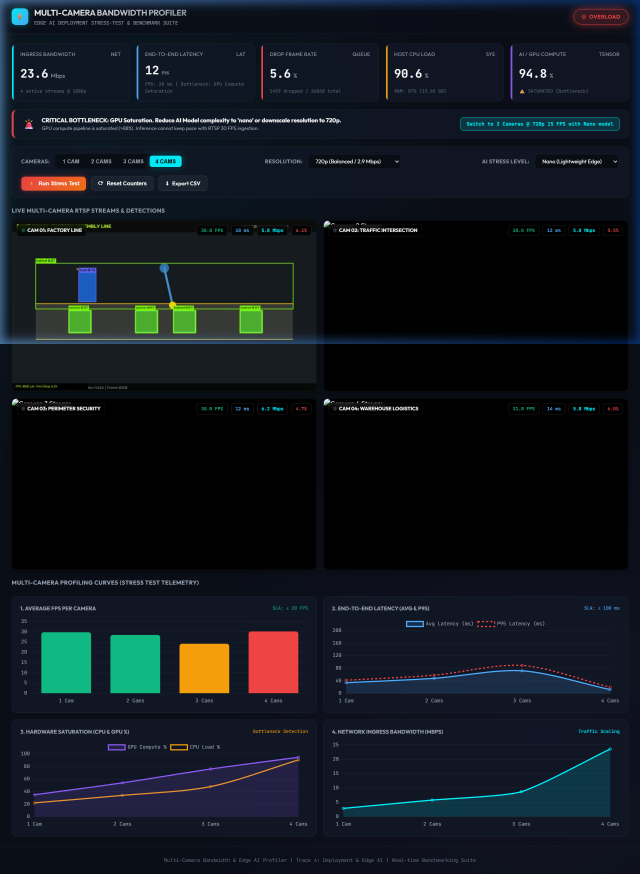
#> input picture data/dashboard_benchmark_evidence.png, 1920 x 2621 px (shown at 1/3 size)
$ python -i detector.py   (imports and definitions only)
#> lines starting #> are read from the running program, lines starting #| are printed output that depends on the picture; after the words box and inside, x2 and y2 are one past the last pixel; in counts of white or black regions, pixels touching at a corner belong together
#> further down, picture is the input picture: shape (2621, 1920, 3); mean B, G, R 30.2, 23.7, 17.9
"""
Object Detection Workload Module.
Provides AI detection with configurable workload stress (Nano, Small, Medium)
simulating real Edge AI inference (e.g. YOLO / MobileNet SSD / TensorRT).
"""

import cv2
import numpy as np
import time

class EdgeAIDetector:
    def __init__(self, model_size="nano"):
        self.model_size = model_size
        self.classes = ["person", "car", "truck", "forklift", "box", "bicycle", "helmet"]
        self.colors = [
            (0, 255, 128),  # Green
            (0, 180, 255),  # Orange
            (255, 100, 100),# Blue
            (255, 200, 0),  # Cyan
            (180, 100, 255),# Purple
            (100, 255, 255) # Yellow
        ]

    def set_model_size(self, model_size):
        self.model_size = model_size

    def detect(self, frame):
        t_start = time.perf_counter()
        h, w = frame.shape[:2]
#> h = 2621; w = 1920

        # Real tensor workload scaling with model_size
        if self.model_size == "nano":
            iterations = 1
            matrix_size = 400
        elif self.model_size == "small":
            iterations = 3
            matrix_size = 650
        else: # medium
            iterations = 7
            matrix_size = 850

        for _ in range(iterations):
            a = np.ones((matrix_size, matrix_size), dtype=np.float32) * 0.05
            _ = np.dot(a, a)

        gray = cv2.cvtColor(frame, cv2.COLOR_BGR2GRAY)
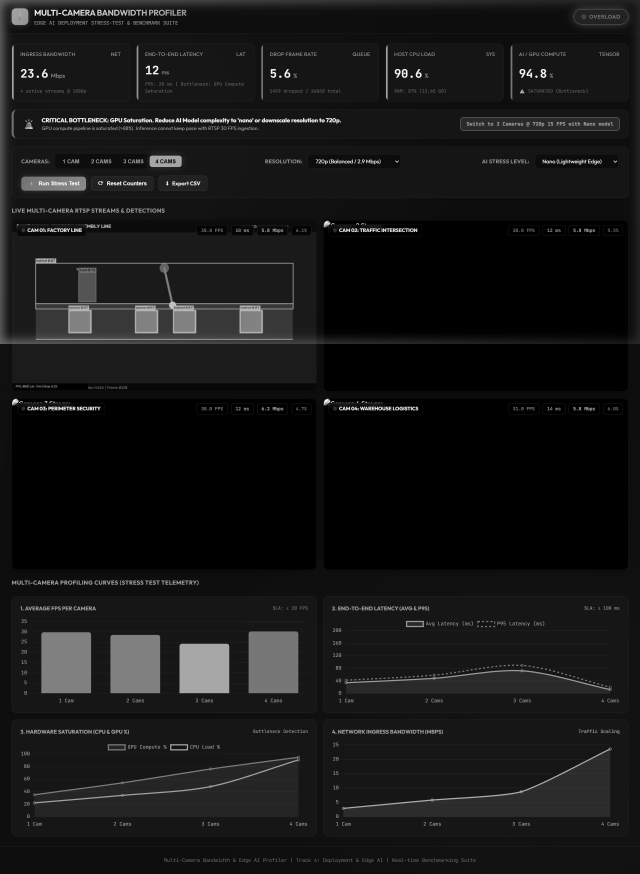
#> gray: shape (2621, 1920) (shown at 1/3 size); min 0, max 255, mean 22.7
        blurred = cv2.GaussianBlur(gray, (5, 5), 0)
        edged = cv2.Canny(blurred, 50, 150)
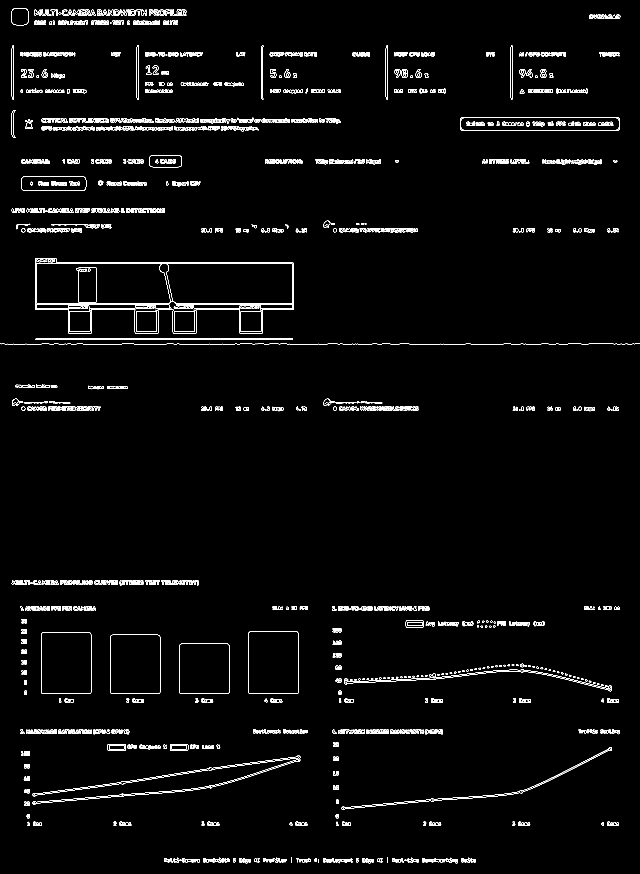
#> edged: shape (2621, 1920) (shown at 1/3 size); 1.8% white in thin lines or dots

        contours, _ = cv2.findContours(edged, cv2.RETR_EXTERNAL, cv2.CHAIN_APPROX_SIMPLE)
#> contours = 1053 contours, 408 with area under 20; largest, box (x1, y1, x2, y2) and area: (745, 1894, 896, 2080) 27559, (123, 1896, 274, 2080) 27410, (331, 1904, 481, 2080) 26048, (538, 1931, 688, 2080) 22032, (1380, 351, 1860, 393) 19565

        detections = []
        for cnt in contours:
            area = cv2.contourArea(cnt)
            if 1500 < area < 90000:
                x, y, cw, ch = cv2.boundingRect(cnt)
                if y > 55 and (y + ch) < (h - 40) and cw > 25 and ch > 25:
                    class_idx = (x + y) % len(self.classes)
                    conf = 0.75 + ((x * y) % 24) / 100.0
                    detections.append((x, y, cw, ch, self.classes[class_idx], conf, class_idx))
                    if len(detections) >= 6:
                        break
#> this loop made 309 passes
#> (area, x, y, cw, ch, class_idx, conf) on passes 118, 122, 276, 304, 308, 309: (6524, 98, 2266, 803, 148, 5, 0.95), (3501.5, 1025, 2242, 811, 188, 5, 0.77), (3406, 1033, 2007, 803, 67, 2, 0.9), (22032, 538, 1931, 150, 149, 5, 0.89), (26048, 331, 1904, 150, 176, 2, 0.83), (27410, 123, 1896, 151, 184, 3, 0.75)
#> area on passes 12, 17, 18, 19, 20, 21: 46.5, 56, 77, 51.5, 29.5, 42
#> after the loop, detections = 6 items

        annotated_frame = frame.copy()
        for (x, y, cw, ch, cls_name, conf, c_idx) in detections:
            color = self.colors[c_idx % len(self.colors)]
            cv2.rectangle(annotated_frame, (x, y), (x + cw, y + ch), color, 2)
            label = f"{cls_name} {conf:.2f}"
            (lw, lh), _ = cv2.getTextSize(label, cv2.FONT_HERSHEY_SIMPLEX, 0.5, 1)
            cv2.rectangle(annotated_frame, (x, max(0, y - 20)), (x + lw + 6, max(20, y)), color, -1)
            cv2.putText(annotated_frame, label, (x + 3, max(15, y - 5)),
                        cv2.FONT_HERSHEY_SIMPLEX, 0.5, (0, 0, 0), 1, cv2.LINE_AA)
#> this loop made 6 passes
#> (x, y, cw, ch, cls_name, conf, c_idx, color) on passes 1 to 6: (98, 2266, 803, 148, 'bicycle', 0.95, 5, (100, 255, 255)), (1025, 2242, 811, 188, 'bicycle', 0.77, 5, (100, 255, 255)), (1033, 2007, 803, 67, 'truck', 0.9, 2, (255, 100, 100)), (538, 1931, 150, 149, 'bicycle', 0.89, 5, (100, 255, 255)), (331, 1904, 150, 176, 'truck', 0.83, 2, (255, 100, 100)), (123, 1896, 151, 184, 'forklift', 0.75, 3, (255, 200, 0))

        inference_time_ms = (time.perf_counter() - t_start) * 1000.0
        return annotated_frame, inference_time_ms, len(detections)

>>> import cv2
>>> picture = cv2.imread('../data/dashboard_benchmark_evidence.png')
>>> result = EdgeAIDetector().detect(picture)
